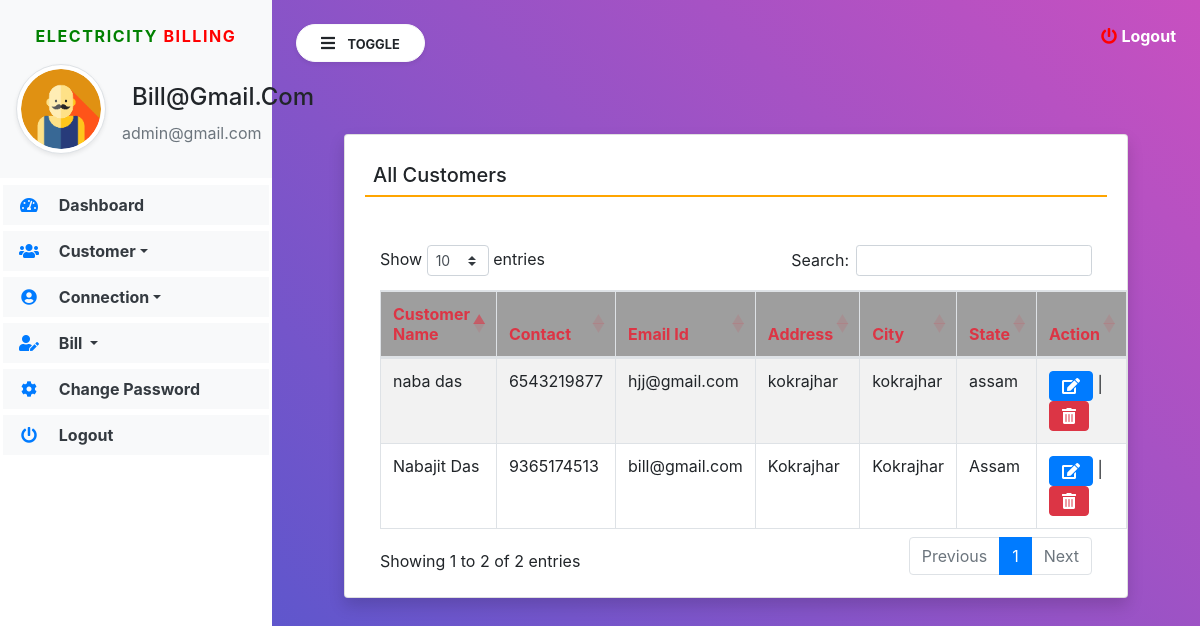
Page /view_Customer (signed in) on the committed database.
### electricity/models.py (models this page shows, shortened)
class Customer(models.Model):
    user = models.ForeignKey(User,on_delete=models.CASCADE)
    contact = models.CharField(max_length=15, null=True)
    address = models.CharField(max_length=200, null=True)
    city = models.CharField(max_length=100,null=True)
    state = models.CharField(max_length=100, null=True)
    regdate = models.DateTimeField(auto_now_add=True)

### electricity/views.py (the view)
# urls.py: path('view_Customer', view_Customer,name='view_Customer'),
def view_Customer(request):
    if not request.user.is_authenticated:
        return redirect('admin_login')
    customer = Customer.objects.all()
    return render(request,'view_Customer.html', locals())

### electricity/templates/view_Customer.html
{% extends 'navbar1.html' %}
{% load static %}
{% block body1 %}
<div class="card shadow m-5">
    <div class="card-body">
		<h5 class="p-2" style="border-bottom: 2px solid orange">All Customers</h5>
     <div class="container mt-5">
		<h1 class="text-success text-center"></h1>
		<table id="example" class="table table-striped table-bordered" style="width:100%">
			<thead style="background-color: #9e9e9e">
				<tr>
					<th class="text-danger">Customer Name</th>
					<th class="text-danger">Contact</th>
					<th class="text-danger">Email Id</th>
					<th class="text-danger">Address</th>
					<th class="text-danger">City</th>
					<th class="text-danger">State</th>
					<th class="text-danger">Action</th>
				</tr>
			</thead>
			<tbody>
              {% for i in customer %}
			  <tr>
				  <td>{{i.user.first_name}} {{i.user.last_name}}</td>
				  <td>{{i.contact}}</td>
				  <td>{{i.user.username}}</td>
				  <td>{{i.address}}</td>
				  <td>{{i.city}}</td>
				  <td>{{i.state}}</td>
				  <td><a href="{% url 'edit_Customer' i.id %}" class="btn btn-primary"><i class="fas fa-edit"></i></a> |
					  <a href="{% url 'delete_Customer' i.id %}" class="btn btn-danger" onclick="return confirm('Are you sure to delete this Customer Details ?')"><i class="fas fa-trash-alt"></i></a></td>
			  </tr>
			{% endfor %}
			</tbody>
		</table>
	</div>
	</div>
</div>
{% endblock %}

### electricity/templates/navbar1.html (shortened to what this page needs)
{% load static %}
<html>
<head>
<link rel="stylesheet"
	href="https://maxcdn.bootstrapcdn.com/bootstrap/4.5.2/css/bootstrap.min.css">
<link rel="stylesheet"
	href="https://pro.fontawesome.com/releases/v5.10.0/css/all.css"
 />
<link rel="stylesheet"
	href="https://cdnjs.cloudflare.com/ajax/libs/twitter-bootstrap/4.5.2/css/bootstrap.css">
<link rel="stylesheet"
	href="https://cdn.datatables.net/1.11.3/css/dataTables.bootstrap4.min.css">
<link rel="stylesheet" href="{% static 'css/sidebar.css' %}">
</head>
<body>
	<div class="bg-white vertical-nav" id="sidebar">
		<div class="bg-light py-4 px-3 mb-1">
			<p class="text-center font-weight-bold text-uppercase px-3 sidebar-title"><span style="color:green">Electricity</span> <span style="color:red">Billing</span></p>
			<div class="media d-flex align-items-center">
				<img src="{% static 'images/user12.png' %}" width="90" height="90"
					class="mr-3 rounded-circle img-thumbnail shadow-sm">
				<div class="media-body">
					<h4 class="mb-0" style="text-transform: capitalize;">{{request.user.username}}</h4>
					<p class="text-muted mb-0">admin@gmail.com</p>
				</div>
			</div>
		</div>
		<ul class="nav flex-column bg-white">
			<li class="nav-item"><a href="{% url 'admin_home' %}"
				class="nav-link text-dark bg-light"> <i
					class="fas fa-tachometer-alt fa-fw mr-3 text-primary"></i>
					Dashboard
			</a></li>
			<li class="nav-item dropdown"><a href=""
				class="nav-link dropdown-toggle text-dark bg-light" id="navbardrop"
				data-toggle="dropdown"> <i
					class="fas fa-users fa-fw mr-3 text-primary"></i> Customer</a>
			</li>
			<li class="nav-item dropdown"><a href=""
				class="nav-link dropdown-toggle text-dark bg-light" id="navbardrop"
				data-toggle="dropdown">
				<i class="fas fa-user-circle fa-fw mr-3 text-primary"></i> Connection</a>
			</li>
			<li class="nav-item dropdown"><a href=""
				class="nav-link dropdown-toggle text-dark bg-light" id="navbardrop"
				data-toggle="dropdown"> <i
					class="fas fa-user-edit fa-fw mr-3 text-primary"></i> Bill
			</a>
				</li>
               <li class="nav-item"><a href="{% url 'change_password' %}"
				class="nav-link text-dark bg-light"> <i
					class="fas fa-cog fa-fw mr-3 text-primary"></i>
					Change Password
			</a></li>
			<li class="nav-item"><a href="{% url 'logout' %}"
				class="nav-link text-dark bg-light">
				<i class="fas fa-power-off fa-fw mr-3 text-primary"></i>
					Logout
			</a></li>
		</ul>
	</div>
	<div class="page-content p-4" id="content">
		<a data-toggle="modal" data-target="#exampleModalCenter" title="logout" class="text-white float-right"><i
			class="fas fa-power-off"></i> <b>Logout</b></a>
		<button id="sidebarCollapse" type="button"
			class="btn btn-light bg-white rounded-pill shadow-sm px-4 mb-4">
			<i class="fas fa-bars mr-2"></i> <small
				class="text-uppercase font-weight-bold">Toggle</small>
		</button>
		{% block body1 %}
		{% endblock %}
</div>
</body>
</html>

### electricity/static/css/sidebar.css (style rules this page uses)
.sidebar-title { letter-spacing: 0.1em; color: #aaa; }
body { background: linear-gradient(-135deg, #c850c0, #4158d0); min-height: 100vh; }
.vertical-nav { min-width: 17rem; width: 17rem; height: 100vh; position: fixed; top: 0; left: 0; transition:all 0.4s; }
.page-content { width: calc(100%-17rem); margin-left: 17rem; transition:all 0.4s; }
.nav-link { font-weight : bold; }
.fa-power-off { color: red; }

### electricity/templates/navbar1.html (style rules this page uses)
.nav-item { padding: 3px !important; }
h2, h4 { padding: 10px; }

### rows in the picture
Customer: user.first_name "Nabajit", user.last_name "Das", contact "9365174513", user.username "bill@gmail.com", address "Kokrajhar", city "Kokrajhar", state "Assam"
Customer: user.first_name "naba", user.last_name "das", contact "6543219877", user.username "hjj@gmail.com", address "kokrajhar", city "kokrajhar", state "assam"

### other values in the picture
{{ request.user.username }} "Bill@gmail.com"
